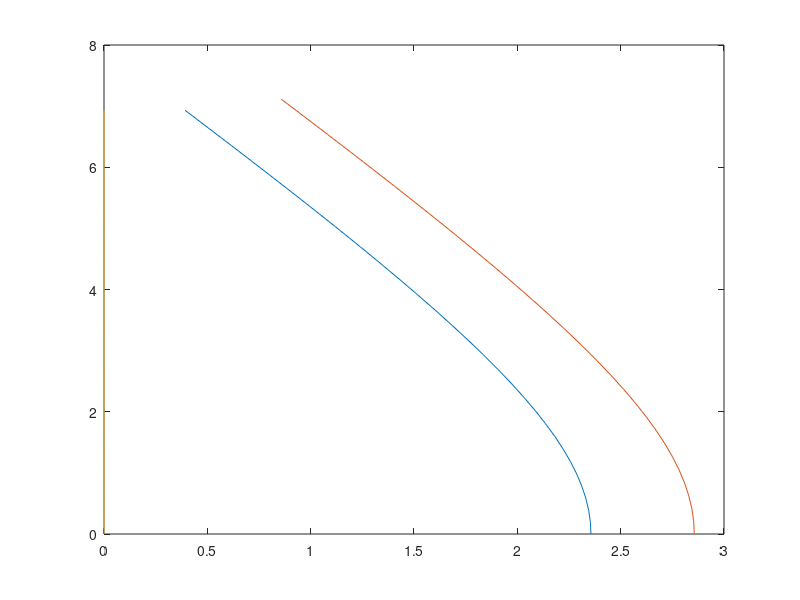

Recreate this plot in MATLAB.
%%Parachute section model

clear
close all

%Radius at base
a = 6;
%Height including capped portion
b = 4;
%Hole or cap size
rmin = 1;
%Points plotted
numpoints = 30;
%Num of sections
numS = 16;

angmax = acos(rmin/a);
angle = linspace(0,angmax,numpoints);
cos(angle(1))
x = (2/numS)*pi*a*cos(angle);

fun = @(t) sqrt((a*sin(t)).^2 + (b*cos(t)).^2);

for i = 1:numpoints
    ang = angle(i);
    y(i) = integral(fun,0,ang);
end

dx = gradient(x, angle);
dy = gradient(y, angle);

magnitude = sqrt(dx.^2 + dy.^2);

xnew = x + .5*(dy./magnitude);
ynew = y - .5*(dx./magnitude);

xz = 0.*x;

plot(x,y,xnew,ynew,xz,y)